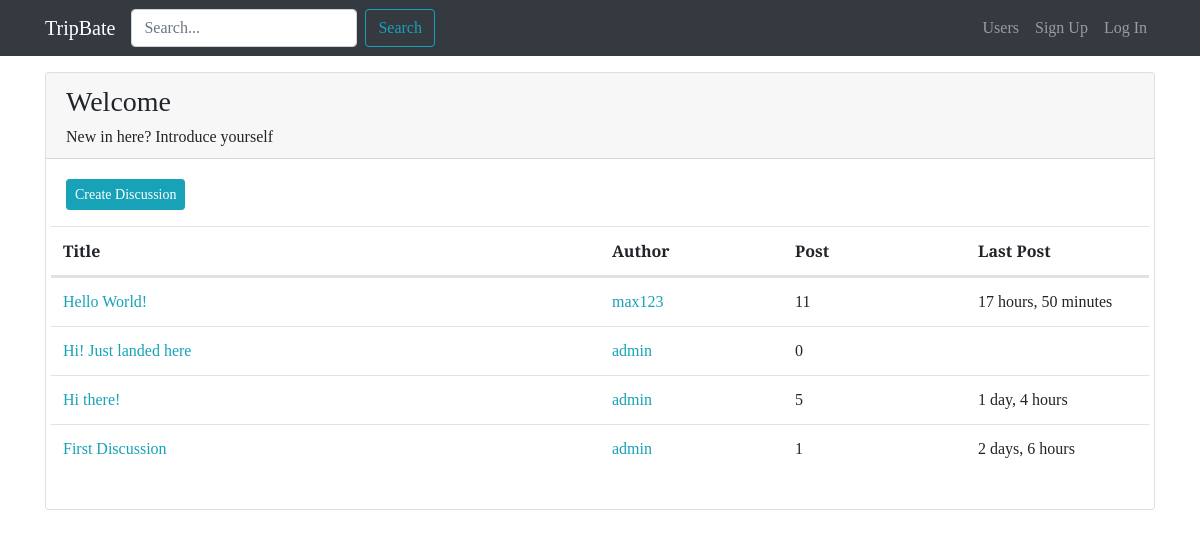
Screenshot of /forum/section/1 with the database file from the repository.
### forum/models.py (models this page shows, shortened)
class Section(models.Model):
  name_section = models.CharField(max_length=80)
  description = models.CharField(max_length=150, blank=True, null=True)
  logo_section = models.ImageField(blank=True, null=True)

class Discussion(models.Model):
  title = models.CharField(max_length=120)
  creation_date = models.DateTimeField(auto_now_add=True)
  author_discussion = models.ForeignKey(User, on_delete=models.CASCADE, related_name="discussions")
  belong_section = models.ForeignKey(Section, on_delete=models.CASCADE)
  def get_absolute_url(self):
    return reverse("visualize_discussion", kwargs={"pk": self.pk})

class Post(models.Model):
  author_post = models.ForeignKey(User, on_delete=models.CASCADE, related_name="posts")
  content = models.TextField()
  creation_date = models.DateTimeField(auto_now_add=True)
  discussion = models.ForeignKey(Discussion, on_delete=models.CASCADE)

### forum/views.py (the view)
# urls.py: path('section/<int:pk>', views.visualizeSection, name="section_view"),
def visualizeSection(request, pk):
    section = get_object_or_404(Section, pk=pk)
    discussions_section = Discussion.objects.filter(belong_section=section).order_by("-creation_date")
    context = {"section": section, "discussions": discussions_section}
    return render(request, "forum/single_section.html", context)

### forum/templates/forum/single_section.html (shortened to what this page needs)
{% extends 'base.html' %}
{% block content %}
<div class="card my-3">
  <div class="card-header">
    <h3>{{ section.name_section }}</h3>
    <h6 class="card-text">{{ section.description }}</h6>
  </div>
  <div class="card-body">
    <a class="btn btn-sm btn-info" href="{% url 'create_discussion' pk=section.pk %}">Create Discussion</a>
    <table class="table mt-3">
      <thead>
        <tr class="row">
          <th class="col-lg-6 col-4">Title</th>
          <th class="col-lg-2 col-3">Author</th>
          <th class="col-lg-2 col-2">Post</th>
          <th class="col-lg-2 col-3">Last Post</th>
        </tr>
      </thead>
      <tbody>
        <tr class="row">
            {% for discussion in discussions %}
              <td class="col-lg-6 col-4">
                <a href="{{ discussion.get_absolute_url }}">{{ discussion.title }}</a>
              </td>
              <td class="col-lg-2 col-3">
                <a href="{% url 'user_profile' username=discussion.author_discussion.username %}">{{ discussion.author_discussion }}</a>
              </td>
              <td class="col-lg-2 col-2">{{ discussion.post_set.count }}</td>
              <td class="col-lg-2 col-3">{{ discussion.post_set.last.creation_date|timesince }}</td>
          {% endfor %}
        </tr>
      </tbody>
    </table>
  </div>
</div>
{% endblock content %}

### static-storage/css/debate.css (style rules this page uses)
body { font-family: 'Playfair Display', serif; }
a, a:hover { color: #17a2b8; }

### rows the page displays
Section: name_section "Welcome", description "New in here? Introduce yourself"
Discussion: title "Hello World!", author_discussion "max123", post_set.count "11", post_set.last.creation_date "17 hours, 50 minutes"
Discussion: title "Hi! Just landed here", author_discussion "admin", post_set.count "0"
Discussion: title "Hi there!", author_discussion "admin", post_set.count "5", post_set.last.creation_date "1 day, 4 hours"
Discussion: title "First Discussion", author_discussion "admin", post_set.count "1", post_set.last.creation_date "2 days, 6 hours"
